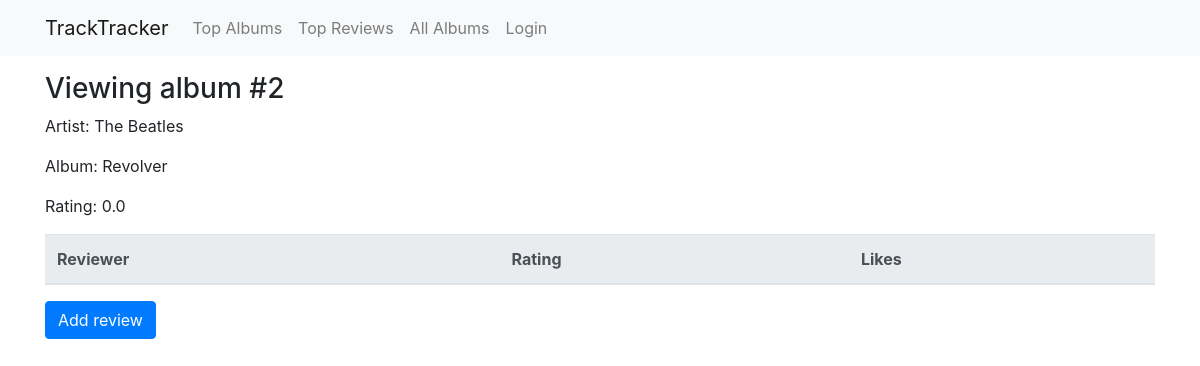
The page /album?id=2 on the database its author committed.
### app/models.py (models this page shows, shortened)
class Album(db.Model):
    id = db.Column(db.Integer, primary_key=True)
    artist_id = db.Column(db.Integer, db.ForeignKey('artist.id'))
    name = db.Column(db.String(256), index=True)
    released = db.Column(db.Date)
    rating = db.Column(db.Float, default=0)
    genres = db.relationship('Genre', secondary=albumGenres)
    ratings = db.relationship('Rating', backref='album', lazy='dynamic')

class Artist(db.Model):
    id = db.Column(db.Integer, primary_key=True)
    name = db.Column(db.String(256), index=True)
    albums = db.relationship('Album', backref='artist', lazy='dynamic')

### app/views.py (the view)
@app.route('/album', methods=['GET', 'POST'])
def album():
    album_id = request.args.get('id')
    if ('rating' in request.form):
        return redirect('/add_rating?id=' + album_id)
    if not album_id:
        logging.error('Album not found!')
        album_id = 'N/A'
        album = False
    else:
        album = models.Album.query.filter_by(id=album_id)
        if album.first() is not None:
            album=album[0]
        else:
            album=False
    logging.info('Viewing album #{}'.format(album_id))
    return render_template('album.html',
                           title='View album #' + album_id,
                           album=album)

### app/templates/album.html (shortened to what this page needs)
{% extends "base.html" %}
{% block content %}
    {% if album %}
        <h3>Viewing album #{{ album.id }}</h3>
        <p>Artist: {{ album.artist.name }}</p>
        <p>Album: {{ album.name }}</p>
        <p>Rating: {{ album.rating }}</p>
        <table class="table">
            <thead class="thead-light">
                <tr>
                    <th>Reviewer</th>
                    <th>Rating</th>
                    <th>Likes</th>
                </tr>
            </thead>
        </table>
        <form action="" method="POST">
            <input class = "btn btn-primary mb-2" type="submit" value="Add review" name="rating">
        </form>
    {% else %}
        <h1>Album not found!</h1>
    {% endif %}
{% endblock %}

### rows shown on the page
Album: id "2", name "Revolver", rating "0.0"
Artist: artist.name "The Beatles"
